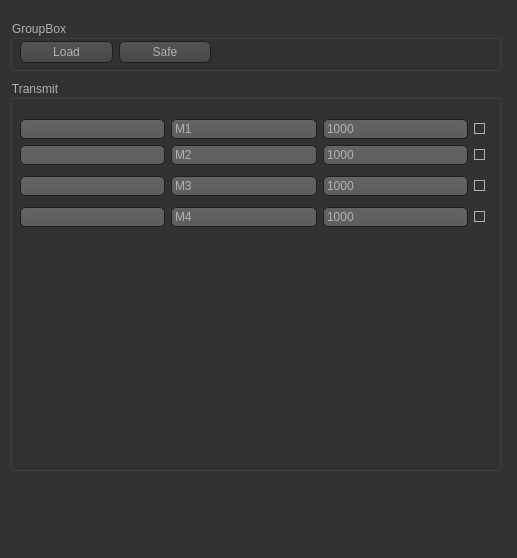
<?xml version="1.0" encoding="UTF-8"?>
<ui version="4.0">
 <class>MacroDialog</class>
 <widget class="QDialog" name="MacroDialog">
  <property name="geometry">
   <rect>
    <x>0</x>
    <y>0</y>
    <width>517</width>
    <height>558</height>
   </rect>
  </property>
  <property name="windowTitle">
   <string>Dialog</string>
  </property>
  <property name="styleSheet">
   <string notr="true">QToolTip
{
     border: 1px solid black;
     background-color: #ffa02f;
     padding: 1px;
     border-radius: 3px;
     opacity: 100;
}

QWidget
{
    color: #b1b1b1;
    background-color: #323232;
}

QWidget:item:hover
{
    background-color: QLinearGradient( x1: 0, y1: 0, x2: 0, y2: 1, stop: 0 #ffa02f, stop: 1 #ca0619);
    color: #000000;
}

QWidget:item:selected
{
    background-color: QLinearGradient( x1: 0, y1: 0, x2: 0, y2: 1, stop: 0 #ffa02f, stop: 1 #d7801a);
}

QMenuBar::item
{
    background: transparent;
}

QMenuBar::item:selected
{
    background: transparent;
    border: 1px solid #ffaa00;
}

QMenuBar::item:pressed
{
    background: #444;
    border: 1px solid #000;
    background-color: QLinearGradient(
        x1:0, y1:0,
        x2:0, y2:1,
        stop:1 #212121,
        stop:0.4 #343434/*,
        stop:0.2 #343434,
        stop:0.1 #ffaa00*/
    );
    margin-bottom:-1px;
    padding-bottom:1px;
}

QMenu
{
    border: 1px solid #000;
}

QMenu::item
{
    padding: 2px 20px 2px 20px;
}

QMenu::item:selected
{
    color: #000000;
}

QWidget:disabled
{
    color: #404040;
    background-color: #323232;
}

QAbstractItemView
{
    background-color: QLinearGradient( x1: 0, y1: 0, x2: 0, y2: 1, stop: 0 #4d4d4d, stop: 0.1 #646464, stop: 1 #5d5d5d);
}

QWidget:focus
{
    /*border: 2px solid QLinearGradient( x1: 0, y1: 0, x2: 0, y2: 1, stop: 0 #ffa02f, stop: 1 #d7801a);*/
}

QLineEdit
{
    background-color: QLinearGradient( x1: 0, y1: 0, x2: 0, y2: 1, stop: 0 #4d4d4d, stop: 0 #646464, stop: 1 #5d5d5d);
    padding: 1px;
    border-style: solid;
    border: 1px solid #1e1e1e;
    border-radius: 5;
}

QPushButton
{
    color: #b1b1b1;
    background-color: QLinearGradient( x1: 0, y1: 0, x2: 0, y2: 1, stop: 0 #565656, stop: 0.1 #525252, stop: 0.5 #4e4e4e, stop: 0.9 #4a4a4a, stop: 1 #464646);
    border-width: 1px;
    border-color: #1e1e1e;
    border-style: solid;
    border-radius: 6;
    padding: 3px;
    font-size: 12px;
    padding-left: 5px;
    padding-right: 5px;
}

QPushButton:pressed
{
    background-color: QLinearGradient( x1: 0, y1: 0, x2: 0, y2: 1, stop: 0 #2d2d2d, stop: 0.1 #2b2b2b, stop: 0.5 #292929, stop: 0.9 #282828, stop: 1 #252525);
}

QComboBox
{
    selection-background-color: #ffaa00;
    background-color: QLinearGradient( x1: 0, y1: 0, x2: 0, y2: 1, stop: 0 #565656, stop: 0.1 #525252, stop: 0.5 #4e4e4e, stop: 0.9 #4a4a4a, stop: 1 #464646);
    border-style: solid;
    border: 1px solid #1e1e1e;
    border-radius: 5;
}

QComboBox:hover,QPushButton:hover
{
    border: 2px solid QLinearGradient( x1: 0, y1: 0, x2: 0, y2: 1, stop: 0 #ffa02f, stop: 1 #d7801a);
}


QComboBox:on
{
    padding-top: 3px;
    padding-left: 4px;
    background-color: QLinearGradient( x1: 0, y1: 0, x2: 0, y2: 1, stop: 0 #2d2d2d, stop: 0.1 #2b2b2b, stop: 0.5 #292929, stop: 0.9 #282828, stop: 1 #252525);
    selection-background-color: #ffaa00;
}

QComboBox QAbstractItemView
{
    border: 2px solid darkgray;
    selection-background-color: QLinearGradient( x1: 0, y1: 0, x2: 0, y2: 1, stop: 0 #ffa02f, stop: 1 #d7801a);
}

QComboBox::drop-down
{
     subcontrol-origin: padding;
     subcontrol-position: top right;
     width: 15px;

     border-left-width: 0px;
     border-left-color: darkgray;
     border-left-style: solid; /* just a single line */
     border-top-right-radius: 3px; /* same radius as the QComboBox */
     border-bottom-right-radius: 3px;
 }

QComboBox::down-arrow
{
     image: url(:/down_arrow.png);
}

QGroupBox:focus
{
border: 2px solid QLinearGradient( x1: 0, y1: 0, x2: 0, y2: 1, stop: 0 #ffa02f, stop: 1 #d7801a);
}

QTextEdit:focus
{
    border: 2px solid QLinearGradient( x1: 0, y1: 0, x2: 0, y2: 1, stop: 0 #ffa02f, stop: 1 #d7801a);
}

QScrollBar:horizontal {
     border: 1px solid #222222;
     background: QLinearGradient( x1: 0, y1: 0, x2: 0, y2: 1, stop: 0.0 #121212, stop: 0.2 #282828, stop: 1 #484848);
     height: 7px;
     margin: 0px 16px 0 16px;
}

QScrollBar::handle:horizontal
{
      background: QLinearGradient( x1: 0, y1: 0, x2: 1, y2: 0, stop: 0 #ffa02f, stop: 0.5 #d7801a, stop: 1 #ffa02f);
      min-height: 20px;
      border-radius: 2px;
}

QScrollBar::add-line:horizontal {
      border: 1px solid #1b1b19;
      border-radius: 2px;
      background: QLinearGradient( x1: 0, y1: 0, x2: 1, y2: 0, stop: 0 #ffa02f, stop: 1 #d7801a);
      width: 14px;
      subcontrol-position: right;
      subcontrol-origin: margin;
}

QScrollBar::sub-line:horizontal {
      border: 1px solid #1b1b19;
      border-radius: 2px;
      background: QLinearGradient( x1: 0, y1: 0, x2: 1, y2: 0, stop: 0 #ffa02f, stop: 1 #d7801a);
      width: 14px;
     subcontrol-position: left;
     subcontrol-origin: margin;
}

QScrollBar::right-arrow:horizontal, QScrollBar::left-arrow:horizontal
{
      border: 1px solid black;
      width: 1px;
      height: 1px;
      background: white;
}

QScrollBar::add-page:horizontal, QScrollBar::sub-page:horizontal
{
      background: none;
}

QScrollBar:vertical
{
      background: QLinearGradient( x1: 0, y1: 0, x2: 1, y2: 0, stop: 0.0 #121212, stop: 0.2 #282828, stop: 1 #484848);
      width: 7px;
      margin: 16px 0 16px 0;
      border: 1px solid #222222;
}

QScrollBar::handle:vertical
{
      background: QLinearGradient( x1: 0, y1: 0, x2: 0, y2: 1, stop: 0 #ffa02f, stop: 0.5 #d7801a, stop: 1 #ffa02f);
      min-height: 20px;
      border-radius: 2px;
}

QScrollBar::add-line:vertical
{
      border: 1px solid #1b1b19;
      border-radius: 2px;
      background: QLinearGradient( x1: 0, y1: 0, x2: 0, y2: 1, stop: 0 #ffa02f, stop: 1 #d7801a);
      height: 14px;
      subcontrol-position: bottom;
      subcontrol-origin: margin;
}

QScrollBar::sub-line:vertical
{
      border: 1px solid #1b1b19;
      border-radius: 2px;
      background: QLinearGradient( x1: 0, y1: 0, x2: 0, y2: 1, stop: 0 #d7801a, stop: 1 #ffa02f);
      height: 14px;
      subcontrol-position: top;
      subcontrol-origin: margin;
}

QScrollBar::up-arrow:vertical, QScrollBar::down-arrow:vertical
{
      border: 1px solid black;
      width: 1px;
      height: 1px;
      background: white;
}


QScrollBar::add-page:vertical, QScrollBar::sub-page:vertical
{
      background: none;
}

QTextEdit
{
    background-color: #242424;
}

QPlainTextEdit
{
    background-color: #242424;
}

QHeaderView::section
{
    background-color: QLinearGradient(x1:0, y1:0, x2:0, y2:1, stop:0 #616161, stop: 0.5 #505050, stop: 0.6 #434343, stop:1 #656565);
    color: white;
    padding-left: 4px;
    border: 1px solid #6c6c6c;
}

QCheckBox:disabled
{
color: #414141;
}

QDockWidget::title
{
    text-align: center;
    spacing: 3px; /* spacing between items in the tool bar */
    background-color: QLinearGradient(x1:0, y1:0, x2:0, y2:1, stop:0 #323232, stop: 0.5 #242424, stop:1 #323232);
}

QDockWidget::close-button, QDockWidget::float-button
{
    text-align: center;
    spacing: 1px; /* spacing between items in the tool bar */
    background-color: QLinearGradient(x1:0, y1:0, x2:0, y2:1, stop:0 #323232, stop: 0.5 #242424, stop:1 #323232);
}

QDockWidget::close-button:hover, QDockWidget::float-button:hover
{
    background: #242424;
}

QDockWidget::close-button:pressed, QDockWidget::float-button:pressed
{
    padding: 1px -1px -1px 1px;
}

QMainWindow::separator
{
    background-color: QLinearGradient(x1:0, y1:0, x2:0, y2:1, stop:0 #161616, stop: 0.5 #151515, stop: 0.6 #212121, stop:1 #343434);
    color: white;
    padding-left: 4px;
    border: 1px solid #4c4c4c;
    spacing: 3px; /* spacing between items in the tool bar */
}

QMainWindow::separator:hover
{

    background-color: QLinearGradient(x1:0, y1:0, x2:0, y2:1, stop:0 #d7801a, stop:0.5 #b56c17 stop:1 #ffa02f);
    color: white;
    padding-left: 4px;
    border: 1px solid #6c6c6c;
    spacing: 3px; /* spacing between items in the tool bar */
}

QToolBar::handle
{
     spacing: 3px; /* spacing between items in the tool bar */
     background: url(:/images/handle.png);
}

QMenu::separator
{
    height: 2px;
    background-color: QLinearGradient(x1:0, y1:0, x2:0, y2:1, stop:0 #161616, stop: 0.5 #151515, stop: 0.6 #212121, stop:1 #343434);
    color: white;
    padding-left: 4px;
    margin-left: 10px;
    margin-right: 5px;
}

QProgressBar
{
    border: 2px solid grey;
    border-radius: 5px;
    text-align: center;
}

QProgressBar::chunk
{
    background-color: #d7801a;
    width: 2.15px;
    margin: 0.5px;
}

QTabBar::tab {
    color: #b1b1b1;
    border: 1px solid #444;
    border-bottom-style: none;
    background-color: #323232;
    padding-left: 10px;
    padding-right: 10px;
    padding-top: 3px;
    padding-bottom: 2px;
    margin-right: -1px;
}

QTabWidget::pane {
    border: 1px solid #444;
    top: 1px;
}

QTabBar::tab:last
{
    margin-right: 0; /* the last selected tab has nothing to overlap with on the right */
    border-top-right-radius: 3px;
}

QTabBar::tab:first:!selected
{
 margin-left: 0px; /* the last selected tab has nothing to overlap with on the right */


    border-top-left-radius: 3px;
}

QTabBar::tab:!selected
{
    color: #b1b1b1;
    border-bottom-style: solid;
    margin-top: 3px;
    background-color: QLinearGradient(x1:0, y1:0, x2:0, y2:1, stop:1 #212121, stop:.4 #343434);
}

QTabBar::tab:selected
{
    border-top-left-radius: 3px;
    border-top-right-radius: 3px;
    margin-bottom: 0px;
}

QTabBar::tab:!selected:hover
{
    /*border-top: 2px solid #ffaa00;
    padding-bottom: 3px;*/
    border-top-left-radius: 3px;
    border-top-right-radius: 3px;
    background-color: QLinearGradient(x1:0, y1:0, x2:0, y2:1, stop:1 #212121, stop:0.4 #343434, stop:0.2 #343434, stop:0.1 #ffaa00);
}

QRadioButton::indicator:checked, QRadioButton::indicator:unchecked{
    color: #b1b1b1;
    background-color: #323232;
    border: 1px solid #b1b1b1;
    border-radius: 6px;
}


QRadioButton::indicator:checked
{
   background-color: qradialgradient(
        cx: 0.5, cy: 0.5,
        fx: 0.5, fy: 0.5,
        radius: 5.0,
        stop: 0.25 #ffaa00,
        stop: 0.3 #323232
    );
}

QCheckBox::indicator{
    color: #b1b1b1;
    background-color: #323232;
    border: 1px solid #b1b1b1;
    width: 9px;
    height: 9px;
}

QRadioButton::indicator
{
    border-radius: 6px;
}

QRadioButton::indicator:hover, QCheckBox::indicator:hover
{
    border: 1px solid #ffaa00;
}

QCheckBox::indicator:checked
{
    image:url(checkbox.png);
}

QCheckBox::indicator:disabled, QRadioButton::indicator:disabled
{
    border: 1px solid #444;
}</string>
  </property>
  <widget class="QGroupBox" name="groupBox">
   <property name="geometry">
    <rect>
     <x>10</x>
     <y>20</y>
     <width>491</width>
     <height>51</height>
    </rect>
   </property>
   <property name="title">
    <string>GroupBox</string>
   </property>
   <widget class="QWidget" name="layoutWidget">
    <property name="geometry">
     <rect>
      <x>10</x>
      <y>20</y>
      <width>191</width>
      <height>25</height>
     </rect>
    </property>
    <layout class="QHBoxLayout" name="horizontalLayout">
     <item>
      <widget class="QPushButton" name="loadMacroButton">
       <property name="text">
        <string>Load</string>
       </property>
      </widget>
     </item>
     <item>
      <widget class="QPushButton" name="safeMacroButton">
       <property name="text">
        <string>Safe</string>
       </property>
      </widget>
     </item>
    </layout>
   </widget>
  </widget>
  <widget class="QGroupBox" name="groupBox_2">
   <property name="geometry">
    <rect>
     <x>10</x>
     <y>80</y>
     <width>491</width>
     <height>391</height>
    </rect>
   </property>
   <property name="title">
    <string>Transmit</string>
   </property>
   <widget class="QWidget" name="layoutWidget">
    <property name="geometry">
     <rect>
      <x>10</x>
      <y>34</y>
      <width>471</width>
      <height>118</height>
     </rect>
    </property>
    <layout class="QVBoxLayout" name="verticalLayout_2">
     <item>
      <layout class="QVBoxLayout" name="verticalLayout">
       <item>
        <layout class="QHBoxLayout" name="horizontalLayout_3">
         <item>
          <widget class="QLineEdit" name="macroEdit_1"/>
         </item>
         <item>
          <widget class="QLineEdit" name="macroName_1">
           <property name="text">
            <string>M1</string>
           </property>
          </widget>
         </item>
         <item>
          <widget class="QLineEdit" name="macroRepeatTime_1">
           <property name="text">
            <string>1000</string>
           </property>
          </widget>
         </item>
         <item>
          <widget class="QCheckBox" name="macroRepeatCB_1">
           <property name="text">
            <string/>
           </property>
          </widget>
         </item>
        </layout>
       </item>
       <item>
        <layout class="QHBoxLayout" name="horizontalLayout_4">
         <item>
          <widget class="QLineEdit" name="macroEdit_2"/>
         </item>
         <item>
          <widget class="QLineEdit" name="macroName_2">
           <property name="text">
            <string>M2</string>
           </property>
          </widget>
         </item>
         <item>
          <widget class="QLineEdit" name="macroRepeatTime_2">
           <property name="text">
            <string>1000</string>
           </property>
          </widget>
         </item>
         <item>
          <widget class="QCheckBox" name="macroRepeatCB_2">
           <property name="text">
            <string/>
           </property>
          </widget>
         </item>
        </layout>
       </item>
      </layout>
     </item>
     <item>
      <layout class="QHBoxLayout" name="horizontalLayout_5">
       <item>
        <widget class="QLineEdit" name="macroEdit_3"/>
       </item>
       <item>
        <widget class="QLineEdit" name="macroName_3">
         <property name="text">
          <string>M3</string>
         </property>
        </widget>
       </item>
       <item>
        <widget class="QLineEdit" name="macroRepeatTime_3">
         <property name="text">
          <string>1000</string>
         </property>
        </widget>
       </item>
       <item>
        <widget class="QCheckBox" name="macroRepeatCB_3">
         <property name="text">
          <string/>
         </property>
        </widget>
       </item>
      </layout>
     </item>
     <item>
      <layout class="QHBoxLayout" name="horizontalLayout_6">
       <item>
        <widget class="QLineEdit" name="macroEdit_4"/>
       </item>
       <item>
        <widget class="QLineEdit" name="macroName_4">
         <property name="text">
          <string>M4</string>
         </property>
        </widget>
       </item>
       <item>
        <widget class="QLineEdit" name="macroRepeatTime_4">
         <property name="text">
          <string>1000</string>
         </property>
        </widget>
       </item>
       <item>
        <widget class="QCheckBox" name="macroRepeatCB_4">
         <property name="text">
          <string/>
         </property>
        </widget>
       </item>
      </layout>
     </item>
    </layout>
   </widget>
  </widget>
 </widget>
 <resources/>
 <connections/>
</ui>
